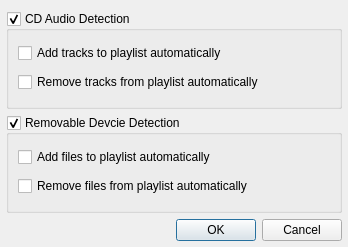
<ui version="4.0" >
 <class>SettingsDialog</class>
 <widget class="QDialog" name="SettingsDialog" >
  <property name="geometry" >
   <rect>
    <x>0</x>
    <y>0</y>
    <width>348</width>
    <height>247</height>
   </rect>
  </property>
  <property name="windowTitle" >
   <string>HAL Plugin Settings</string>
  </property>
  <layout class="QVBoxLayout" name="verticalLayout_3" >
   <property name="leftMargin" >
    <number>6</number>
   </property>
   <property name="rightMargin" >
    <number>6</number>
   </property>
   <property name="bottomMargin" >
    <number>6</number>
   </property>
   <item>
    <widget class="QGroupBox" name="cdGroupBox" >
     <property name="title" >
      <string>CD Audio Detection</string>
     </property>
     <property name="checkable" >
      <bool>true</bool>
     </property>
     <layout class="QVBoxLayout" name="verticalLayout_2" >
      <item>
       <widget class="QCheckBox" name="addTracksCheckBox" >
        <property name="text" >
         <string>Add tracks to playlist automatically</string>
        </property>
       </widget>
      </item>
      <item>
       <widget class="QCheckBox" name="removeTracksCheckBox" >
        <property name="text" >
         <string>Remove tracks from playlist automatically</string>
        </property>
       </widget>
      </item>
     </layout>
    </widget>
   </item>
   <item>
    <widget class="QGroupBox" name="removableGroupBox" >
     <property name="title" >
      <string>Removable Devcie Detection</string>
     </property>
     <property name="checkable" >
      <bool>true</bool>
     </property>
     <layout class="QVBoxLayout" name="verticalLayout" >
      <item>
       <widget class="QCheckBox" name="addFilesCheckBox" >
        <property name="text" >
         <string>Add files to playlist automatically</string>
        </property>
       </widget>
      </item>
      <item>
       <widget class="QCheckBox" name="removeFilesCheckBox" >
        <property name="text" >
         <string>Remove files from playlist automatically</string>
        </property>
       </widget>
      </item>
     </layout>
    </widget>
   </item>
   <item>
    <widget class="QDialogButtonBox" name="buttonBox" >
     <property name="standardButtons" >
      <set>QDialogButtonBox::Cancel|QDialogButtonBox::Ok</set>
     </property>
    </widget>
   </item>
  </layout>
 </widget>
 <resources/>
 <connections>
  <connection>
   <sender>buttonBox</sender>
   <signal>accepted()</signal>
   <receiver>SettingsDialog</receiver>
   <slot>accept()</slot>
   <hints>
    <hint type="sourcelabel" >
     <x>199</x>
     <y>221</y>
    </hint>
    <hint type="destinationlabel" >
     <x>22</x>
     <y>242</y>
    </hint>
   </hints>
  </connection>
  <connection>
   <sender>buttonBox</sender>
   <signal>rejected()</signal>
   <receiver>SettingsDialog</receiver>
   <slot>reject()</slot>
   <hints>
    <hint type="sourcelabel" >
     <x>247</x>
     <y>225</y>
    </hint>
    <hint type="destinationlabel" >
     <x>273</x>
     <y>229</y>
    </hint>
   </hints>
  </connection>
 </connections>
</ui>
